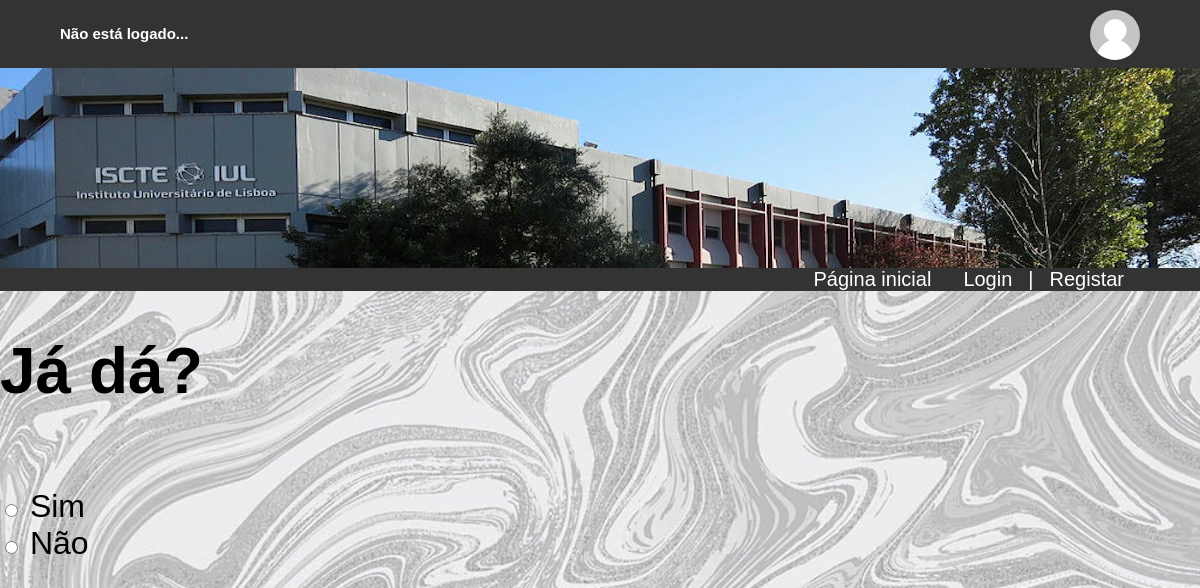
/votacao/3, run on the app's committed database.
### votacao/models.py (models this page shows)
class Questao(models.Model):
    questao_texto = models.CharField(max_length=200)
    pub_data = models.DateTimeField('data de publicacao')

class Opcao(models.Model):
    questao = models.ForeignKey(Questao, on_delete=models.CASCADE)
    opcao_texto = models.CharField(max_length=200)
    votos = models.IntegerField(default=0)

### votacao/views.py (the view)
# urls.py: path('<int:questao_id>', views.detalhe, name='detalhe'),
def detalhe(request, questao_id):
    questao = get_object_or_404(Questao, pk=questao_id)
    return render(request, 'votacao/detalhe.html', {'questao': questao, })

### votacao/templates/votacao/detalhe.html (shortened to what this page needs)
{% extends './index.html' %}
{% block conteudoprincipal %}
    <h1>{{ questao.questao_texto }}</h1>
    <br>
    {% if questao.opcao_set %}
        <form action="{% url 'votacao:voto' questao.id %}"
              method="post">
            {% for opcao in questao.opcao_set.all %}
                <input type="radio" name="opcao"
                       id="opcao{{ forloop.counter }}"
                       value="{{ opcao.id }}" />
                <label for="opcao{{ forloop.counter }}">
                    {{ opcao.opcao_texto }}
                </label>
                <br>
            {% endfor %}
        </form>
    {% endif %}
    <br>
    <br>
{% endblock %}

### votacao/static/votacao/css/style.css (style rules this page uses)
* { box-sizing: border-box; }
body { font-family: sans-serif; font-size: 2em; margin: 0; background-image: url("../images/grey.jpg"); background-size: 100% 100%; background-size: cover }

### data on the page
Questao: questao_texto "Já dá?"
Opcao: opcao_texto "Sim"
Opcao: opcao_texto "Não"
